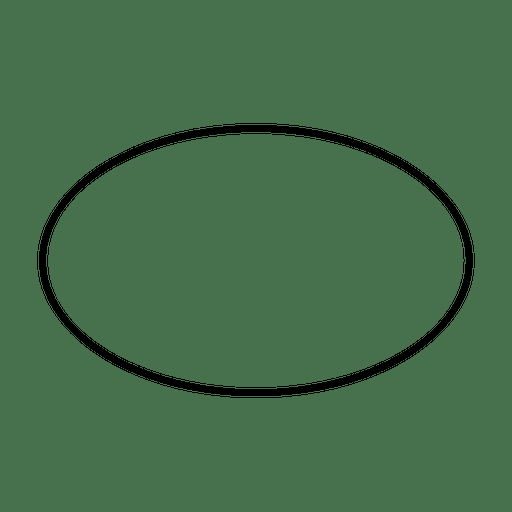
#> input picture handin1/ellipse.png, 512 x 512 px
$ jupyter execute --allow-errors MIA_Handin1_students.ipynb
#> lines starting #> are read from the running program, lines starting #| are printed output that depends on the picture; after the words box and inside, x2 and y2 are one past the last pixel; in counts of white or black regions, pixels touching at a corner belong together
# Preliminaries

## Mount Google drive

[cell 1]
# change to relevant directory

## load all the necessary packages

[cell 2]
import numpy as np
import matplotlib.pyplot as plt

from skimage.io import imread
from skimage.transform import radon, rescale

## Installing missing packages if necessary

Check if the package scikit-image is available to you; figure out how you do this and if you cna install it if it's not available to you.

Note: Currently, software installations within Google Colaboratory are not persistent, in that you must reinstall libraries every time you (re-)connect to an instance. Since Colab has numerous useful common libraries installed by default, this is less of an issue than it may seem, and installing those libraries which are not pre-installed are easily added in one of a few different ways.

You will want to be aware, however, that installing any software which needs to be built from source may take longer than is feasible when connecting/reconnecting to your instance.

Colab supports both the pip and apt package managers. Regardless of which you are using, remember to prepend any bash commands with a !.

# Exercise 1
# The Radon transform

In computed tomography, the tomography reconstruction problem is to obtain
a tomographic slice image from a set of projections [1]. A projection is
formed by drawing a set of parallel rays through the 2D object of interest,
assigning the integral of the object's contrast along each ray to a single
pixel in the projection. A single projection of a 2D object is one dimensional.
To enable computed tomography reconstruction of the object, several projections
must be acquired, each of them corresponding to a different angle between the
rays with respect to the object. A collection of projections at several angles
is called a sinogram, which is a linear transform of the original image.

The inverse Radon transform is used in computed tomography to reconstruct
a 2D image from the measured projections (the sinogram). A practical, exact
implementation of the inverse Radon transform does not exist, but there are
several good approximate algorithms available.

As the inverse Radon transform reconstructs the object from a set of
projections, the (forward) Radon transform can be used to simulate a
tomography experiment.

In this hand-in you will perform the Radon transform to simulate a tomography experiment
and reconstruct the input image based on the resulting sinogram formed by
the simulation.

## Starting your hand-in

1.0 Basics

Your first task is to introduce the Radon transform and write down its mathematical formula. Then you are going to play with implementations of it below.

## Simple things first...

1.1 Phantoms and Sinograms

1. The sinogram is called so because the Radon transform of a single white pixel on a black
background is a sinusoid curve in the sinogram. Generate such phantoms and inspect the
corresponding sinograms.
Example:

[cell 3]
s = (128,128)
X = np.zeros(s);
X[10,10] = 1;

# Draw the image
plt.imshow(X)
plt.axis("off")
plt.show()
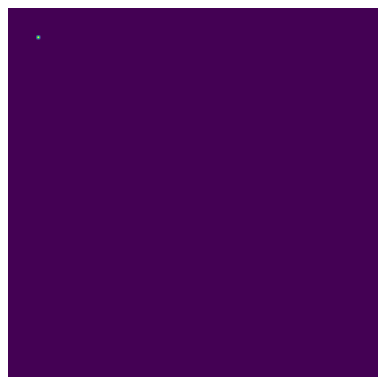
#> figure drawn by matplotlib, 1 panel

[cell 4]
S = radon(X, circle=False)

# Plot the original grayscale image as well as the sinogram of the image

fig, (ax1, ax2) = plt.subplots(1, 2, figsize=(8, 4.5))

ax1.set_title("Original")
ax1.imshow(X, cmap=plt.cm.Greys_r)

ax2.set_title("Radon transform\n(Sinogram)")
ax2.set_xlabel("Projection angle (deg)")
ax2.set_ylabel("Projection position (pixels)")
ax2.imshow(S, cmap=plt.cm.Greys_r,extent=(0, 180, 0, S.shape[0]), aspect='auto')

ax1.axis('off')

fig.tight_layout()
plt.show()
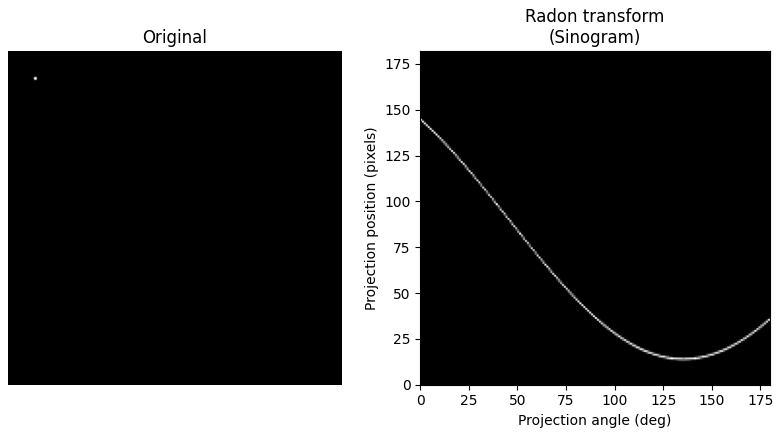
#> figure drawn by matplotlib, 2 panels

2. A popular test image in CT is the Shepp-Logan phantom (for more information, see L. A. Shepp and B. F. Logan, “The Fourier reconstruction of a head section,” in IEEE Transactions on Nuclear Science, vol. 21, no. 3, pp. 21-43, June 1974. DOI:10.1109/TNS.1974.6499235 or
http://en.wikipedia.org/wiki/Shepp%E2%80%93Logan_phantom).
It is available for download in your data folder and is taken from the Wikipedia article (It was drawn by Larry Shepp and Benjamin F. Logan, Uploaded by Bitic - Shapes drawn with TikZ using original definition by Shepp and Logan and colored using Adobe Illustrator by Bitic, 2015-11-25). Load and display the default Shepp-Logan phantom.

#> (a cell that did not finish here is left out)

# Load the image
shepp =

# Draw the image

Since this is 3 dimensional we slice it to be only two-dimensional.

#> (a cell that did not finish here is left out)

[cell 7]
# Explicitly examine shape

3. The Radon transform of an image can be computed using radon. Pick a range of angles
such as = 0:179 and generate and display the Radon transform (the sinogram) of the
Shepp-Logan phantom. Each column of the sinogram corresponds to a 1D projection
at a particular angle (try plotting individual columns to better see how intensity values
varies as function of position). Try also using more angles (smaller angular increment).
Try to match up features in the sinogram with features of the Shepp-Logan phantom.

#> (a cell that did not finish here is left out)

[cell 9]
# Plot the original grayscale image as well as the sinogram of the image

4. Try extending the angular range up to 360 degrees. Can you see any symmetries in the sinogram?
Do we need 360 degrees data?

[cell 10]
# Perform the radon transform on this image for a range of angels theta between 0 and 360 degrees

[cell 11]
# Plot the original grayscale image as well as the sinogram of the image

5. Due to the many ellipses present in the Shepp-Logan phantom it can be difficult to
fully understand the sinogram. A user-defined phantom consisting of a superposition of
ellipses can be created. For example a single centered disk in a 501-by-
501 image would be a good example. Create this phantom and try to predict what its sinogram will look like. Verify using radon.

[cell 12]
# Make phantom
ellipse = imread('ellipse.png')
#> ellipse is the input picture: shape (512, 512, 3); mean R, G, B 68.2, 107.6, 73
ellipsesliced = ellipse[ :, :, 0]
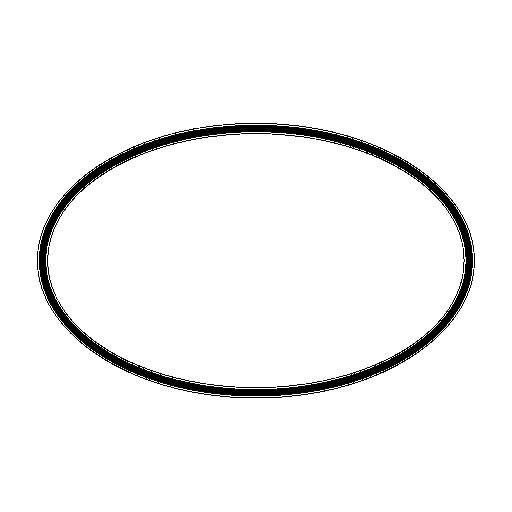
#> ellipsesliced: shape (512, 512); values 0 (black) and 71 (white), 96.1% white; 6 black regions (3 under 20 px), largest, box (x1, y1, x2, y2) and area: (38, 123, 474, 398) 10084, (236, 387, 276, 388) 40, (463, 248, 465, 273) 25


plt.imshow(ellipse)
plt.show()
print(ellipse.shape)
#| (512, 512, 3)

# Draw phantom
something = np.linspace(0,180, max(ellipsesliced.shape), endpoint=False)
#> something = 512 values from 0 to 179.6
A = radon(ellipsesliced, something)
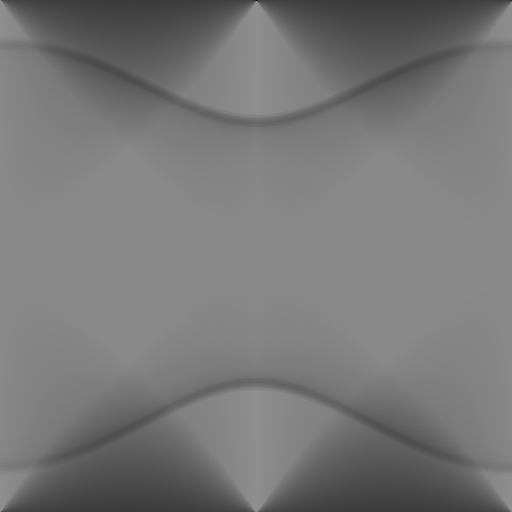
#> A: shape (512, 512) float64; min 0, max 142.6, mean 120.3

# Plot the original grayscale image as well as the sinogram of the image

fig, (ax1, ax2) = plt.subplots(1, 2, figsize=(8, 4.5))

ax1.set_title("Original")
ax1.imshow(ellipsesliced, cmap=plt.cm.Greys_r)

ax2.set_title("Radon transform\n(Sinogram)")
ax2.set_xlabel("Projection angle (deg)")
ax2.set_ylabel("Projection position (pixels)")

ax2.imshow(A, cmap=plt.cm.Greys_r,extent=(0, 180, 0, A.shape[0]), aspect='auto')

ax1.axis('off')

fig.tight_layout()
plt.show()

[cell 13]
# Calculate the radon transform

[cell 14]
# Plot the original grayscale image as well as the sinogram of the image

6. Repeat the experiment with a single disk while changing its parameters to get a larger disk, a disk with changed intensity, an ellipse, a rotated ellipse, and a translated ellipse.

#> (a cell that did not finish here is left out)

[cell 16]
# Calculate the radon transform

[cell 17]
# Plot the original grayscale image as well as the sinogram of the image

7. Describe how the sinogram changes (for example in terms of amplitude, phase, thickness,
intensity) as function of the ellipse position, size and orientation.

## Now on to a bit of mathematics

1.2 Linearity of the Radon transform

The Radon transform is a linear transform. This means that a sinogram of an image can be
decomposed into a sum of sinograms of the various objects in the image.

1. Verify analytically that the Radon transform is linear, i.e., that R(ax + by) = aR(x) +
bR(y) for two images x and y and constants a and b.

2. Verify linearity numerically: Generate two different test images X and Y with a single
ellipse in each. Generate and display the sinogram of each. Generate also the sinogram
of a linear combination of X and Y, for example, Z = 3*X + 2*Y. Demonstrate that the
sinogram of Z equals the same linear combination of the sinograms of X and Y.

[cell 18]
# Re-use or peform two transforms
import skimage.draw as sk


img1 = np.zeros((512,512), dtype=float)
xx, yy = sk.ellipse(256, 256, 200, 50)

img1[xx,yy] = 1

img2 = np.zeros((512,512), dtype=float)
xx2, yy2 = sk.ellipse(256, 256, 50, 200)

img2[xx2,yy2] = 1

fig, (ax1,ax2) = plt.subplots(1,2, figsize=(12,4.5))

#ax1.imshow(img1)
#ax2.imshow(img2)

#plt.show()

[cell 19]
import skimage.draw as sk

#Drawing ellipses
img1 = np.zeros((512,512), dtype=float)
xx, yy = sk.ellipse(256, 256, 200, 50)

img1[xx,yy] = 1

img2 = np.zeros((512,512), dtype=float)
xx2, yy2 = sk.ellipse(256, 256, 50, 200)

img2[xx2,yy2] = 1

fig, (ax1,ax2) = plt.subplots(1,2, figsize=(12,4.5))
something1 = np.linspace(0,180, max(img1.shape), endpoint=False)
something2 = np.linspace(0,180, max(img2.shape), endpoint=False)

ax1.imshow(img1, cmap=plt.cm.Greys_r)
ax2.imshow(img2, cmap=plt.cm.Greys_r)

plt.show()
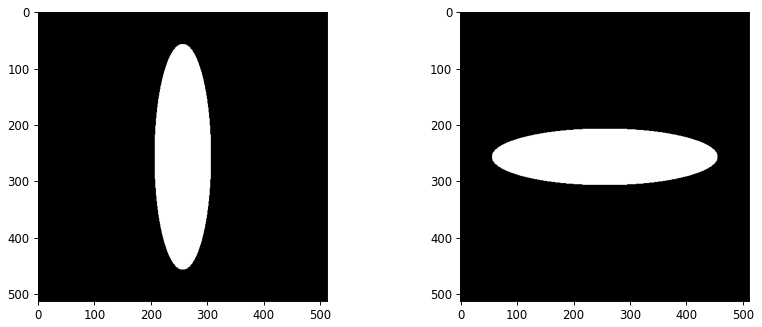
#> figure drawn by matplotlib, 2 panels

fig, (ax1,ax2) = plt.subplots(1,2, figsize=(12,4.5))

A1 = radon(img1,something1)
B1 = radon(img2,something2)

ax1.imshow(A1, cmap=plt.cm.Greys_r)
ax2.imshow(B1, cmap=plt.cm.Greys_r)

plt.show()
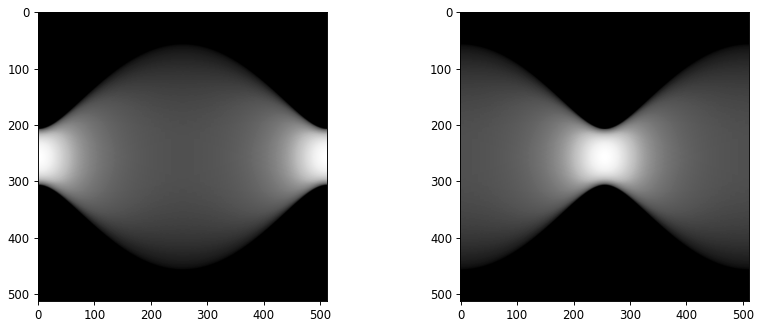
#> figure drawn by matplotlib, 2 panels


figc, (ax1c, ax2c) = plt.subplots(1, 2, figsize=(12, 4.5))

A = radon(img1,something1) + radon(img2,something2)
B = radon(img1 + img2,something1)

ax1c.imshow(A, cmap=plt.cm.Greys_r)
ax2c.imshow(B, cmap=plt.cm.Greys_r)

plt.show()

fig, (ax1, ax2) = plt.subplots(1, 2, figsize=(12, 4.5))

ax1.imshow(A, cmap=plt.cm.Greys_r)
ax2.imshow(B, cmap=plt.cm.Greys_r)

plt.show()
